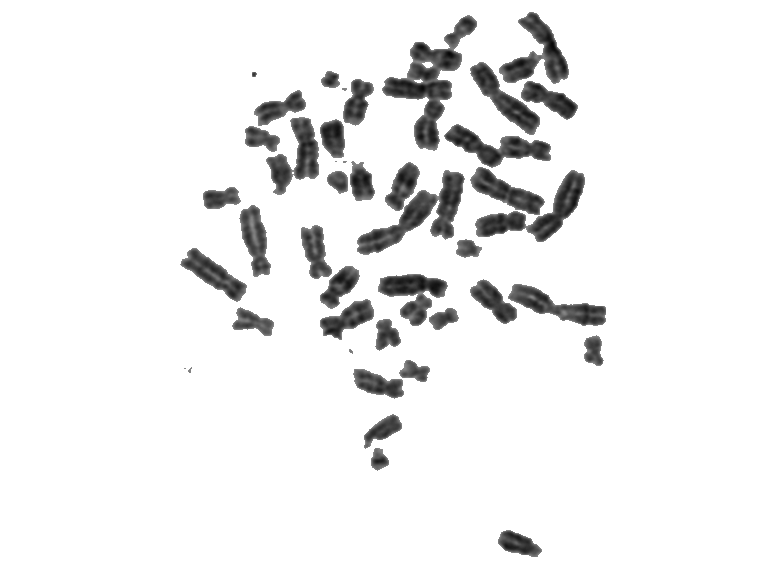
#> input picture images/97002023.16.tiff, 768 x 582 px
$ python -i preprocesamiento.py   (imports and definitions only)   (older library calls are emulated)
#> lines starting #> are read from the running program, lines starting #| are printed output that depends on the picture; after the words box and inside, x2 and y2 are one past the last pixel; in counts of white or black regions, pixels touching at a corner belong together
#!/usr/bin/env python3
# -*- coding: utf-8 -*-

## @package preprocesamiento
#  Paquete que incluye las funciones necesarias para el pre-procesamiento de la imagen de entrada y la extracción de los cromosomas del fondo.
#
# Primero se verifica que el fondo sea negro, de lo contrario calcula la inversa de la imagen de entrada 'img', si 'tamCuadFondo' es mayor a 0.
# Luego, en este orden, se van aplicando las funciones del paquete para realzar la imagen 'realceImagen()', binarizarla con 'umbralAdaptado', eliminar residuos mediante 'eliminarResiduos()' rellenarle los agujeros con 'rellenoAgujeros'.
# Al resultado, se le analiza las componentes conexas para la eliminación de residuos mediante 'compConexas'.
# Por último, se devuelven los objetos segmentados en forma de lista con su correspondiente máscara.

"""
Created on Wed Aug  1 19:26:14 2018

@author: sebastian
"""

import numpy as np
import cv2 as cv
from skimage import morphology as morph


#%% PREPROCESAR
## Función que integra a las demás para cumplir el objetivo del paquete.
#
# Primero se verifica que el fondo sea negro, de lo contrario calcula la inversa de la imagen de entrada 'img', si 'tamCuadFondo' es mayor a 0.
# Luego, en este orden, se van aplicando las funciones del paquete para realzar la imagen 'realceImagen()', binarizarla con 'umbralAdaptado', eliminar residuos mediante 'eliminarResiduos()' rellenarle los agujeros con 'rellenoAgujeros'.
# Al resultado, se le analiza las componentes conexas para la eliminación de residuos mediante 'compConexas'.
# Por último, se devuelven los objetos segmentados en forma de lista con su correspondiente máscara.
#@param img Imagen en escala de grises.
#@param tamCuadFondo Tamaño del cuadrado del fondo que se toma de las esquinas. Si es 0, no se verifica el fondo.
#@param tamCuadUmbral Lista que contiene los tamaños de la ventana cuadrada que se utiliza en el umbral adaptado. Si es 0, calcula el umbral de Otsu sobre toda la imagen.
#@param maxTamAgujero Tamaño máximo que puede tener un agujero interno a un cromosoma para que se rellene. Cuando es mayor, no se rellena.
#@param eeSize Tamaño del elemento estructurante que es utilizado para la eliminación de los residuos pequeños.
#@param umbralSegm Umbral que determina el tamaño máximo que puede tener el segmento en contacto con el borde de la imagen de un elemento. Si es mayor, se elimina. Si es 0 elimina todos los objetos que están en el borde.
#@param umbralArea Umbral que determina el tamaño máximo que puede tener un elemento para no ser considerado un posible residuo. Si es mayor, se utiliza el criterio del convex hull.
#@param umbralCH Umbral que determina la máxima proporción entre el área de un objeto y el área de su convex hull para no ser considerado un residuo. Si es mayor, se elimina.
#@param TilesGridSize Tamaño de las ventanas cuadradas que se aplican para CLAHE.
#@param ClipLimit Límite para el contraste utilizado en CLAHE.
#@return Tupla de listas. En la primera, cada elemento es una imagen de un objeto segmentado, mientras que en la segunta está su correspondiente máscara que indica con 255 los píxeles donde está el cromosoma y con 0 donde es fondo.
def preprocesar(img,  tamCuadFondo=10, tamCuadUmbral= [0,100] , maxTamAgujero= 10, eeSize= 7, \
                umbralSegm= 30, umbralArea= 4000, umbralCH= 0.8, TilesGridSize=8, \
                ClipLimit= 40):
    data= img.copy()
    #Integra las demas funciones
    # 1. Que el fondo sea negro
    if(tamCuadFondo>0):
        if(esNegroFondo(img,tamCuadFondo)):
            data= 255 - data
    # 2. Realzado de Imagen
    data= realceImagen(data, TilesGridSize, ClipLimit)
    # 3. Umbral para binarizar
    mask= umbralAdaptado(data,tamCuadUmbral)
    # 4. Eliminación de residuos pequeños
    mask= eliminarResiduos(mask,eeSize)
    # 5. Relleno de agujeros
    maskRellena= rellenoAgujeros(mask, maxTamAgujero)
    # 6. Analisis de componentes conexas
    componentes= compConexas(maskRellena, umbralSegm, umbralArea, umbralCH)
    # 7. Devolver vector de objetos segmentados + normalizacion
    return dividirROIs(data,maskRellena,componentes)


#%% FONDO NEGRO
## Verifica si el fondo de la imagen es negro o no tomando ROIs de las esquinas de la imagen.
#
#@param img Imagen en escala de grises en formato de arreglo de NumPy de dos dimensiones.
#@param tamCuadFondo Tamaño del cuadrado del fondo que se toma de las esquinas.
#@return Verdadero si el promedio de los valores de las ROIs es más cercano a 0, de lo contrario Falso.
def esNegroFondo(img,tamCuadFondo=10):
    #cuadrado es el tamanio del cuadrado para tomar de cada esquina de la imagen
    H,W = img.shape

    c= tamCuadFondo
    suma= np.sum([ img[0:c,0:c] , img[H-c:H,0:c] , img[0:c,W-c:W] ,img[H-c:H,W-c:W] ])
    promedio= suma / (4*tamCuadFondo**2)

    if(promedio<128):
        return True #es negro el fondo
    else:
        return False


#%% realzado de imagen
## Función que realza una imagen en escala de grises aplicando CLAHE y luego normalizando en el rango [0-255].
#
# Primero se aplica Constrained Limited Adaptive Histogram Equalization (CLAHE), que aplica la ecualización por ROIs limitando la amplificación del contraste. Luego, se normaliza en el rango [0-255] mediante transformaciones afines. Ambas operaciones se realizan con las funciones provistas por OpenCV.
#@param img Imagen en escala de grises.
#@param TilesGridSize Tamaño de las ventanas cuadradas que se aplican para CLAHE.
#@param ClipLimit Límite para el contraste utilizado en CLAHE.
#@return Imagen en escala de grises realzada.
def realceImagen(img, TilesGridSize=8, ClipLimit= 40):
    eqCLAHE= img.copy()
    if(TilesGridSize>0 and ClipLimit>0):
        #CLAHE
        clahe= cv.createCLAHE()
        clahe.setTilesGridSize((TilesGridSize,TilesGridSize))
        clahe.setClipLimit(ClipLimit)
        eqCLAHE= clahe.apply(img)
    #normalizado en [0-255]
    normalizada= np.zeros_like(eqCLAHE)
    normalizada= cv.normalize(eqCLAHE,normalizada,255,0,cv.NORM_MINMAX)
    return normalizada


#%% umbral adaptativo: otsu en cuadrados de tamanio tam en la imagen img.
## Función que segmenta mediante la combinación de umbrales adaptados de Otsu de distintos tamaños de ventana.
#
# La segmentación de la imagen se realiza calculando el umbral de Otsu por ventanas usando la función provista por OpenCV para tal fin y luego se interpola para llevar los umbrales al tamaño de la imagen de entrada. Luego, aplica el umbral a cada píxel. Por último, combina los resultados de cada tamaño de ventana utilizado mediante operaciones OR bit a bit entre ellas.
#@param img Imagen en escala de grises a segmentar en formato de arreglo de NumPy de dos dimensiones.
#@param tamCuadUmbral Lista que contiene los tamaños de la ventana cuadrada que se utiliza en el umbral adaptado. Si es 0, calcula el umbral de Otsu sobre toda la imagen.
#@return Imagen binaria resultante de aplicar los umbrales correspondiente a cada tamaño. El resultado es un OR bit a bit entre cada máscara obtenida.
def umbralAdaptado(img,tamCuadUmbral=[0,100]):
    H,W= img.shape
    salida= np.zeros_like(img)

    for tam in tamCuadUmbral:
        if(tam<=0):
            #otsu normal
            _, resultadoOtsu= cv.threshold(img,0,255,cv.THRESH_BINARY_INV+cv.THRESH_OTSU)
            salida= cv.bitwise_or(salida, resultadoOtsu)
            continue

        #calculo de tamanio de matriz que contendra los umbrales de Otsu
        HOtsu= H // tam #+ (1 if(H%tam>0) else 0)
        WOtsu= W // tam #+ (1 if(W%tam>0) else 0)
        #inicializacion matriz
        MOtsu= np.zeros((HOtsu,WOtsu), dtype=np.uint8)

        for i in range(HOtsu):
            for j in range(WOtsu):
                #para cada cuadrado subimagen
                subImg= img[i*tam:(i+1)*tam-1 , j*tam:(j+1)*tam-1]

                #calculo de umbral de Otsu
                MOtsu[i,j],_= cv.threshold(subImg,0,255,cv.THRESH_BINARY_INV+cv.THRESH_OTSU)
                MOtsu[i,j]= np.max([1,MOtsu[i,j]])

        #version2
        umbrales= np.zeros_like(img)
        umbrales= cv.resize(MOtsu,(W,H),interpolation=cv.INTER_LINEAR)

        #aplicar umbral a cada pixel
        resultadoAdaptado= np.uint8((img<umbrales)*255)

        salida= cv.bitwise_or(resultadoAdaptado, salida)

    return salida


#%% Eliminación residuos pequeños
## Función que elimina los pequeños residuos mediante operaciones morfológicas.
#
# Primero se realiza una erosión con un elemento estructurante cuadrado de tamaño eeSize con todos los componentes iguales a 255 mediante una función de OpenCV provista para tal fin. Luego, se lleva a cabo una reconstrucción morfológica por dilatación geodésica mediante una función de skimage.
#@param img Imagen binaria en formato de arreglo de NumPy de dos dimensiones
#@param eeSize Tamaño del elemento estructurante que es utilizado para la eliminación de los residuos pequeños.
#@return Imagen binaria sin los residuos pequeños.
def eliminarResiduos(img, eeSize= 7):
    #primero eliminar pequenios residuos

    #version1: erosion + reconstruccion
    ee= np.ones((eeSize,eeSize))*255
    erosionada= cv.erode(img,ee)
    # reconstrucción por dilatacion geodésica para no perder nada
    limpia= np.uint8(morph.reconstruction(erosionada,img))

    # [7 lines of commented-out code are left out]
    return limpia


#%% Relleno agujeros
## Función que rellena los agujeros de una imagen binaria utilizando reconstrucción morfológica por dilatación geodésica.
#
# Se calcula el complemento de la imagen y se inicializa la semilla que serán utilizadas para la reconstrucción morfológica por dilatación geodésica mediante la función provista por skimage. Luego, se opera para obtener sólo los agujeros rellenos y se analizan los mismos utilizando la función de detección de bordes de cada componente conexa provista por OpenCV para saber si corresponde llenarlos o no.
#@param img Imagen binaria en formato de arreglo de NumPy de dos dimensiones.
#@param menoresA Tamaño máximo que puede tener un agujero interno a un cromosoma para que se rellene. Cuando es mayor, no se rellena. Si es 0, rellena todos los agujeros.
#@return Imagen binaria con los agujeros rellenos en formato de arreglo de NumPy de dos dimensiones.
def rellenoAgujeros(img, menoresA=0):
    #img= imagen binaria
    data= img.copy()
    #solo rellena por dilatacion geodesica a los agujeros de area menor a menoresA
    H,W= data.shape

    #complemento de la imagen
    Ic= 255-data
    #F= 1-I(x,y) si esta en el borde, sino 0. Modifico bordes
    F= np.zeros(data.shape, dtype= data.dtype)
    F[0,:]= 255-img[0,:]
    F[H-1,:]= 255-img[H-1,:]
    F[:,0]= 255-img[:,0]
    F[:,W-1]= 255-img[:,W-1]
    #complemento de la reconstruccion geodesica con F y Ic
    reconstruida= 255 - np.uint8(morph.reconstruction(F,Ic))

    if(menoresA==0): #no analiza nada
        return reconstruida
    else:  #analisis de agujeros!!
        #obtengo solo agujeros
        agujeros= reconstruida - data
        agujeros_chicos= np.zeros_like(agujeros)
        _, contours, _= cv.findContours(agujeros,cv.RETR_EXTERNAL,cv.CHAIN_APPROX_NONE) #cv.CHAIN_APPROX_SIMPLE
        #para cada agujero
        for cnt in contours:
            areaAgujero= cv.contourArea(cnt)
            if(areaAgujero<menoresA):
                cv.drawContours(agujeros_chicos,[cnt],-1,255,cv.FILLED)
        suma= cv.bitwise_or(img, agujeros_chicos)
        return suma
#    return np.uint8(morph.remove_small_holes(img,menoresA)*255)

#%% Analisis componentes conexas
## Función analiza cada componente conexa para determinar si corresponde a uno o más cromosomas, o a objetos no deseados.
#
# Primero se eliminan los objetos del borde con la función eliminarObjBorde(). Luego, utilizando la función de detección de bordes de cada componente conexa provista por OpenCV, se analiza el área de cada una de ellas. De ser necesario, se obtiene su convex hull con una función de OpenCV y se calcula la proporción entre ambas áreas para comparar si el objeto debe descartarse o no.
#@param img Imagen binaria en formato de arreglo de NumPy de dos dimensiones.
#@param umbralSegm Umbral que determina el tamaño máximo que puede tener el segmento en contacto con el borde de la imagen de un elemento. Si es mayor, se elimina.
#@param umbralArea Umbral que determina el tamaño máximo que puede tener un elemento para no ser considerado un posible residuo. Si es mayor, se utiliza el criterio del convex hull.
#@param umbralCH Umbral que determina la máxima proporción entre el área de un objeto y el área de su convex hull para no ser considerado un residuo. Si es mayor, se elimina.
#@return Lista que contiene los contornos de las componentes que no son residuos.
def compConexas(img, umbralSegm= 30, umbralArea= 4000, umbralCH= 0.8):
    #Sacar los bordes
    limpia= eliminarObjBorde(img,umbralSegm)

    #componentes conexas
    salida= [] #lista que contendra los contornos de las componentes que no son ruido
    _, contours, _= cv.findContours(limpia,cv.RETR_EXTERNAL,cv.CHAIN_APPROX_NONE) #cv.CHAIN_APPROX_SIMPLE
    for cnt in contours:
        areaObj= cv.contourArea(cnt)
        #ver que cada uno no sea mayor al umbralArea
        if(areaObj>umbralArea):
#            circ= circularidad(cnt,areaObj)
            circ= areaObj/ cv.contourArea(cv.convexHull(cnt)) #areaObj / areaCH
            if(circ>umbralCH):
                #ruido
                continue
        salida.append(cnt)

    return salida


#%% objetos segmentados en vectores + normalizacion
## Función que se encarga de separar los objetos de una imagen en un vector de subimágenes.
#
# Para cada componente conexa de contours se calcula el mínimo rectángulo que la contiene con una función de OpenCV, se le aplica la máscara para la eliminación de otros objetos que pueda haber en el rectángulo, se le agrega un margen de dos píxeles a cada lado y luego se devuelven juntas en un vector de imágenes.
#@param data Imagen en escala de grises en formato de arreglo de NumPy de dos dimensiones.
#@param mask Máscara que indica los píxeles que pertecen al fondo y a los objetos.
#@param contours Lista en la que cada elemento es un vector que contiene los contornos de un objeto.
#@return Tupla de listas. En la primera, cada elemento es una imagen de un objeto segmentado, mientras que en la segunta está su correspondiente máscara que indica con 255 los píxeles donde está el cromosoma y con 0 donde es fondo.
def dividirROIs(data,mask,contours):
    salida= []
    salida_mask= []
    for cnt in contours:
        # bounding rect
        y,x,h,w = cv.boundingRect(cnt)
        margen= 2
        roi= mask[max(x-margen,0):x+w+margen+1,max(y-margen,0):y+h+margen+1]
        roi_mask= np.zeros_like(roi)
        offset=tuple(-np.min(cnt,axis=(0,1))+[margen,margen])
        roi_data= data[max(x-margen,0):x+w+margen+1,max(y-margen,0):y+h+margen+1] #+1 porque no cuenta el ultimo
        cv.drawContours(roi_mask,[cnt],-1,255,cv.FILLED,offset= offset)
        # AND por si hay algun otro cromosoma cerca
#        roi_mask= cv.bitwise_and(roi_mask,roi)
        roi_data= cv.bitwise_and(roi_data,roi_mask)
        fondo= (255-roi_mask)
        # normalizacion
#        roi_data= cv.normalize(roi_data,roi_data,230,0,cv.NORM_MINMAX)
        roi_data= roi_data + fondo # para que sea fondo blanco
        roi_data= cv.normalize(roi_data,roi_data,255,0,cv.NORM_MINMAX)
        salida.append(roi_data)
        salida_mask.append(roi_mask)
    return (salida, salida_mask)


#%% sacar objetos del borde
## Función que elimina los objetos que están en contacto con el borde de una imagen verificando el tamaño del segmento que pertenece tanto al borde como al objeto.
#
# Se inicializa la imagen semilla que serán utilizadas para la reconstrucción morfológica por dilatación geodésica mediante la función provista por skimage. Antes de dicha reconstrucción, mediante erosiones con dos elementos estructurantes horizontal y vertical se eliminan de la semilla los elementos que tengan un segmento en contacto con el borde de la imagen menor al parámetro dado. Así, con la reconstrucción mencionada se obtienen los objetos a eliminar de la imagen binaria.
#@param img Imagen binaria.
#@param umbralSegm Umbral que determina el tamaño máximo que puede tener el segmento en contacto con el borde de la imagen de un elemento. Si es mayor, se elimina. Si es 0 elimina todos los objetos que están en el borde.
#@return Imagen binaria sin los objetos del borde que no cumplen el criterio mencionado.
def eliminarObjBorde(img,umbralSegm=0):
    #img binaria 0-255
    H,W= img.shape
    data= np.zeros_like(img)
    #inicializar bordes igual a img original
    data[0,:]= img[0,:]
    data[H-1,:]= img[H-1,:]
    data[:,0]= img[:,0]
    data[:,W-1]= img[:,W-1]
    #eliminar los segmentos menores a umbralSegm
    if(umbralSegm>0):
        vertEE= np.ones((1,umbralSegm+1))
        horizEE= np.ones((umbralSegm+1,1))
        soloVert= cv.erode(data,vertEE)
        soloHoriz= cv.erode(data,horizEE)
        suma= cv.bitwise_or(soloHoriz, soloVert)
        #sacar esquinas igual
        if(data[0,0]==255):
            suma[0,0]= 255
        if(data[H-1,0]==255):
            suma[H-1,0]= 255
        if(data[0,W-1]==255):
            suma[0,W-1]= 255
        if(data[H-1,W-1]==255):
            suma[H-1,W-1]= 255
        data= np.uint8(morph.reconstruction(suma,data))
    #reconstruccion geodesica a partir de eso
    objBorde= np.uint8(morph.reconstruction(data,img))
    #devolver sin objetos del borde
    return cv.bitwise_xor(img,objBorde)

>>> import cv2
>>> picture = cv2.imread('../images/97002023.16.tiff', cv2.IMREAD_GRAYSCALE)
#> picture is the input picture: shape (582, 768); min 7, max 255, mean 238.1
>>> result = preprocesar(picture)
#> in esNegroFondo, `suma= np.sum([ img[0:c,0:c] , img[H-c:H,0:c] , img[0:c,W-c:W] ,img[H-c..`: suma = 102000
#> in esNegroFondo, `promedio= suma / (4*tamCuadFondo**2)`: promedio = 255
#> the loop in umbralAdaptado, `for tam in tamCuadUmbral:` made 2 passes
#> pass 1, in umbralAdaptado, `_, resultadoOtsu= cv.threshold(img,0,255,cv.THRESH_BINARY_INV+cv.THRES..`:
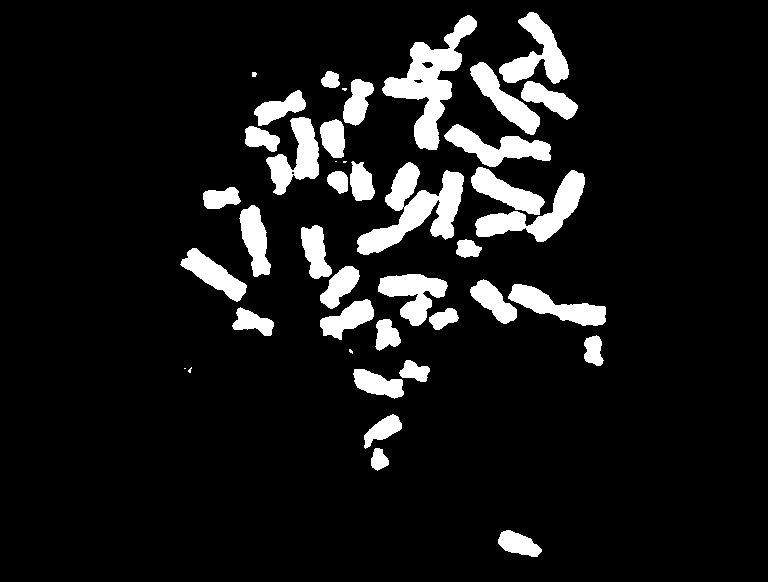
#> resultadoOtsu: shape (582, 768); 9.6% white; 42 white regions (6 under 20 px), largest, box (x1, y1, x2, y2) and area: (382, 15, 477, 150) 4254, (357, 162, 464, 255) 4169, (475, 170, 585, 242) 2657
#> in eliminarResiduos, `erosionada= cv.erode(img,ee)`:
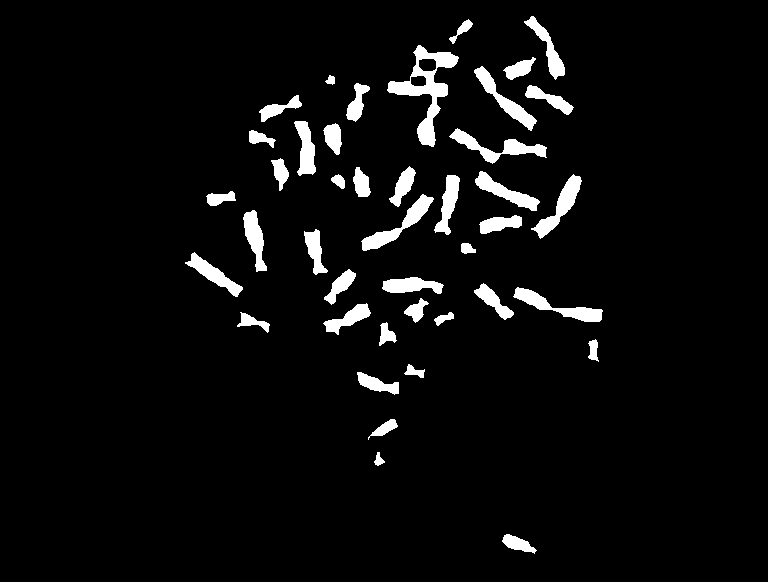
#> erosionada: shape (582, 768); 4.8% white; 42 white regions, largest, box (x1, y1, x2, y2) and area: (387, 45, 459, 147) 2079, (449, 128, 547, 164) 1034, (361, 194, 434, 251) 1009
#> in rellenoAgujeros, `agujeros= reconstruida - data`:
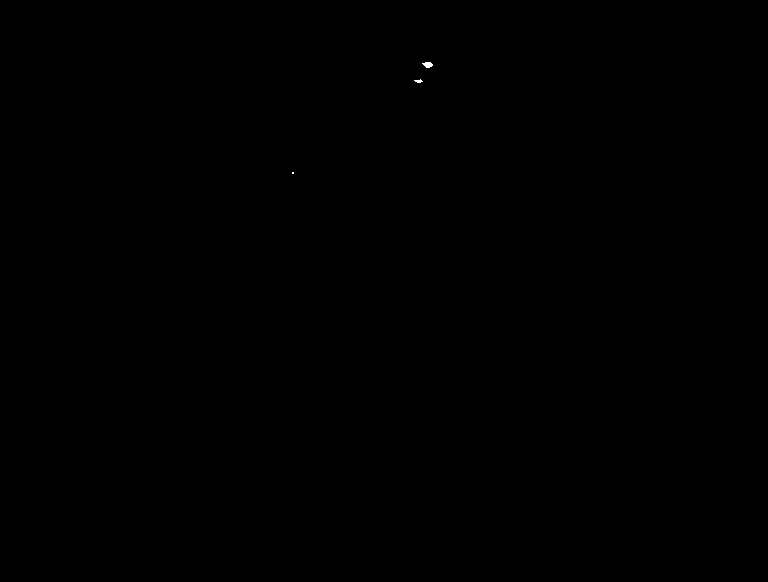
#> agujeros: shape (582, 768); 0.02% white; 3 white regions (1 under 20 px)
#> in rellenoAgujeros, `_, contours, _= cv.findContours(agujeros,cv.RETR_EXTERNAL,cv.CHAIN_APP..`: contours = 3 contours, 2 with area under 20; largest, box (x1, y1, x2, y2) and area: (422, 62, 433, 68) 34
#> the loop in rellenoAgujeros, `for cnt in contours:` made 3 passes
#> areaAgujero on pass 3: 34.5
#> in compConexas, `_, contours, _= cv.findContours(limpia,cv.RETR_EXTERNAL,cv.CHAIN_APPRO..`: contours = 35 contours; largest, box (x1, y1, x2, y2) and area: (382, 15, 477, 150) 4102, (357, 162, 464, 255) 3930, (475, 170, 585, 242) 2506, (499, 12, 569, 84) 2067, (444, 124, 551, 167) 1918
#> the loop in compConexas, `for cnt in contours:` made 35 passes
#> (areaObj, circ) on pass 34: (4102.5, 0.608)
#> after the loop in compConexas, `for cnt in contours:`: salida has the same summary as contours
#> in preprocesar, `componentes= compConexas(maskRellena, umbralSegm, umbralArea, umbralCH)`: componentes has the same summary as contours in compConexas
#> the loop in dividirROIs, `for cnt in contours:` made 35 passes
#> (y, x, h, w, offset) on passes 1 to 8: (498, 530, 44, 27, (-496, -528)), (371, 448, 18, 23, (-369, -446)), (364, 414, 38, 35, (-362, -412)), (353, 369, 51, 30, (-351, -367)), (399, 360, 31, 22, (-397, -358)), (584, 335, 20, 31, (-582, -333)), (375, 319, 26, 32, (-373, -317)), (429, 308, 30, 22, (-427, -306))
#> pass 1, in dividirROIs, `roi= mask[max(x-margen,0):x+w+margen+1,max(y-margen,0):y+h+margen+1]`:
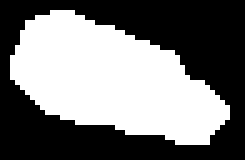
#> roi: shape (32, 49) (shown 5 times larger); 46.9% white; 1 white region, box (x1, y1, x2, y2) and area: (2, 2, 46, 29) 736
#> pass 1, in dividirROIs, `roi_data= cv.bitwise_and(roi_data,roi_mask)`:
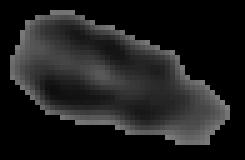
#> roi_data: shape (32, 49) (shown 5 times larger); min 0, max 126, mean 29.4
#> after the loop in dividirROIs, `for cnt in contours:`:
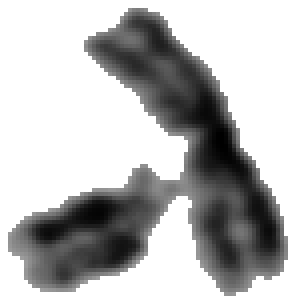
#> roi_data: shape (77, 75) (shown 4 times larger); min 0, max 255, mean 187.5
#> after the loop in dividirROIs, `for cnt in contours:`:
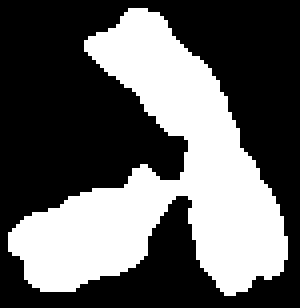
#> roi_mask: shape (77, 75) (shown 4 times larger); 38.1% white; 1 white region, box (x1, y1, x2, y2) and area: (2, 2, 72, 74) 2202
#> after the loop in dividirROIs, `for cnt in contours:`: salida = 35 items
